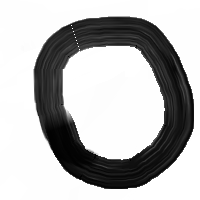
#> input picture tmp0.png, 200 x 200 px
$ python -i dispImageMosaic.py   (imports and definitions only)
#> lines starting #> are read from the running program, lines starting #| are printed output that depends on the picture
import tkinter as tk
import tkinter.filedialog as fd
import PIL.Image
import PIL.ImageTk

def dispPhoto(path):

#> called with path = 'tmp0.png'
    newImage = PIL.Image.open(path).convert("L").resize((32,32)).resize((300,300), resample=0)
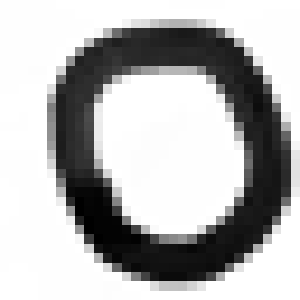
#> newImage: PIL image 300x300 L; min 0, max 255, mean 181.2

#> (the run stopped early here; a loop or call above may not have finished)

$ run again, on tmp5.png
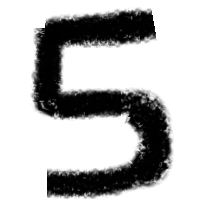
#> input picture tmp5.png, 200 x 200 px
#> in dispPhoto, `newImage = PIL.Image.open(path).convert("L").resize((32,32)).resize((3..`:
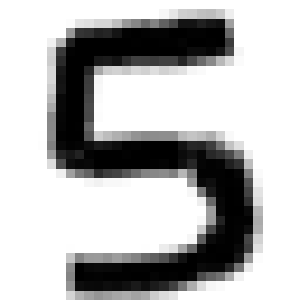
#> newImage: PIL image 300x300 L; min 0, max 255, mean 183
